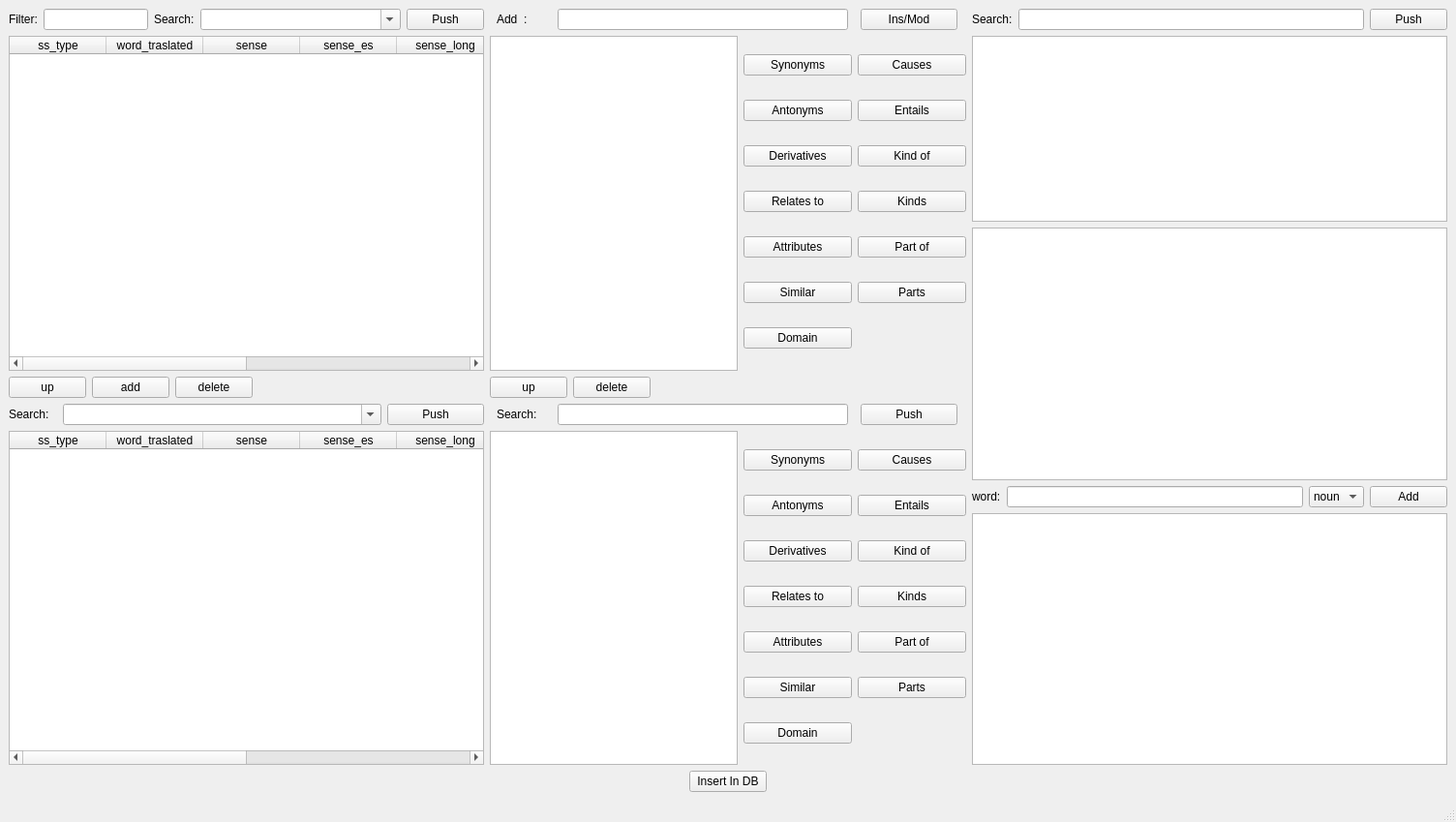
<?xml version="1.0" encoding="UTF-8"?>
<ui version="4.0">
 <class>MainWindow</class>
 <widget class="QMainWindow" name="MainWindow">
  <property name="geometry">
   <rect>
    <x>0</x>
    <y>0</y>
    <width>1504</width>
    <height>849</height>
   </rect>
  </property>
  <property name="windowTitle">
   <string>Wordnet-Editor</string>
  </property>
  <widget class="QWidget" name="centralwidget">
   <layout class="QGridLayout" name="gridLayout">
    <item row="0" column="0">
     <layout class="QHBoxLayout" name="horizontalLayout_26">
      <item>
       <layout class="QVBoxLayout" name="verticalLayout_7">
        <item>
         <layout class="QVBoxLayout" name="verticalLayout">
          <item>
           <layout class="QHBoxLayout" name="horizontalLayout_2">
            <item>
             <widget class="QLabel" name="label_2">
              <property name="minimumSize">
               <size>
                <width>0</width>
                <height>0</height>
               </size>
              </property>
              <property name="maximumSize">
               <size>
                <width>50</width>
                <height>16777215</height>
               </size>
              </property>
              <property name="text">
               <string>Filter:</string>
              </property>
             </widget>
            </item>
            <item>
             <widget class="QLineEdit" name="lineEdit_4">
              <property name="sizePolicy">
               <sizepolicy hsizetype="Fixed" vsizetype="Fixed">
                <horstretch>0</horstretch>
                <verstretch>0</verstretch>
               </sizepolicy>
              </property>
             </widget>
            </item>
            <item>
             <widget class="QLabel" name="label_6">
              <property name="text">
               <string>Search:</string>
              </property>
             </widget>
            </item>
            <item>
             <widget class="QComboBox" name="comboBox_2">
              <property name="enabled">
               <bool>true</bool>
              </property>
              <property name="sizePolicy">
               <sizepolicy hsizetype="Expanding" vsizetype="Fixed">
                <horstretch>0</horstretch>
                <verstretch>0</verstretch>
               </sizepolicy>
              </property>
              <property name="editable">
               <bool>true</bool>
              </property>
             </widget>
            </item>
            <item>
             <widget class="QPushButton" name="pushButton_2">
              <property name="maximumSize">
               <size>
                <width>100</width>
                <height>16777215</height>
               </size>
              </property>
              <property name="text">
               <string>Push</string>
              </property>
             </widget>
            </item>
           </layout>
          </item>
          <item>
           <widget class="QTableWidget" name="tableWidget">
            <property name="sizePolicy">
             <sizepolicy hsizetype="Expanding" vsizetype="Expanding">
              <horstretch>8</horstretch>
              <verstretch>12</verstretch>
             </sizepolicy>
            </property>
            <property name="minimumSize">
             <size>
              <width>0</width>
              <height>10</height>
             </size>
            </property>
            <property name="gridStyle">
             <enum>Qt::DashDotLine</enum>
            </property>
            <column>
             <property name="text">
              <string>ss_type</string>
             </property>
            </column>
            <column>
             <property name="text">
              <string>word_traslated</string>
             </property>
            </column>
            <column>
             <property name="text">
              <string>sense</string>
             </property>
            </column>
            <column>
             <property name="text">
              <string>sense_es</string>
             </property>
            </column>
            <column>
             <property name="text">
              <string>sense_long</string>
             </property>
            </column>
            <column>
             <property name="text">
              <string>sense_long_es</string>
             </property>
            </column>
            <column>
             <property name="text">
              <string>gloss</string>
             </property>
            </column>
            <column>
             <property name="text">
              <string>gloss_es</string>
             </property>
            </column>
           </widget>
          </item>
         </layout>
        </item>
        <item>
         <layout class="QHBoxLayout" name="horizontalLayout_4">
          <item>
           <widget class="QPushButton" name="pushButton_4">
            <property name="maximumSize">
             <size>
              <width>100</width>
              <height>16777215</height>
             </size>
            </property>
            <property name="text">
             <string>up</string>
            </property>
           </widget>
          </item>
          <item>
           <widget class="QPushButton" name="pushButton_5">
            <property name="maximumSize">
             <size>
              <width>100</width>
              <height>16777215</height>
             </size>
            </property>
            <property name="text">
             <string>add</string>
            </property>
           </widget>
          </item>
          <item>
           <widget class="QPushButton" name="pushButton_6">
            <property name="maximumSize">
             <size>
              <width>100</width>
              <height>16777215</height>
             </size>
            </property>
            <property name="text">
             <string>delete</string>
            </property>
           </widget>
          </item>
          <item>
           <spacer name="horizontalSpacer">
            <property name="orientation">
             <enum>Qt::Horizontal</enum>
            </property>
            <property name="sizeHint" stdset="0">
             <size>
              <width>40</width>
              <height>20</height>
             </size>
            </property>
           </spacer>
          </item>
         </layout>
        </item>
        <item>
         <layout class="QGridLayout" name="gridLayout_2">
          <item row="0" column="0">
           <layout class="QHBoxLayout" name="horizontalLayout_3">
            <item>
             <widget class="QLabel" name="label_3">
              <property name="maximumSize">
               <size>
                <width>50</width>
                <height>16777215</height>
               </size>
              </property>
              <property name="text">
               <string>Search:</string>
              </property>
             </widget>
            </item>
            <item>
             <widget class="QComboBox" name="comboBox_3">
              <property name="enabled">
               <bool>true</bool>
              </property>
              <property name="editable">
               <bool>true</bool>
              </property>
             </widget>
            </item>
            <item>
             <widget class="QPushButton" name="pushButton_3">
              <property name="maximumSize">
               <size>
                <width>100</width>
                <height>16777215</height>
               </size>
              </property>
              <property name="text">
               <string>Push</string>
              </property>
             </widget>
            </item>
           </layout>
          </item>
          <item row="1" column="0">
           <widget class="QTableWidget" name="tableWidget_2">
            <property name="sizePolicy">
             <sizepolicy hsizetype="Expanding" vsizetype="Expanding">
              <horstretch>8</horstretch>
              <verstretch>12</verstretch>
             </sizepolicy>
            </property>
            <property name="minimumSize">
             <size>
              <width>0</width>
              <height>10</height>
             </size>
            </property>
            <property name="gridStyle">
             <enum>Qt::DashDotLine</enum>
            </property>
            <column>
             <property name="text">
              <string>ss_type</string>
             </property>
            </column>
            <column>
             <property name="text">
              <string>word_traslated</string>
             </property>
            </column>
            <column>
             <property name="text">
              <string>sense</string>
             </property>
            </column>
            <column>
             <property name="text">
              <string>sense_es</string>
             </property>
            </column>
            <column>
             <property name="text">
              <string>sense_long</string>
             </property>
            </column>
            <column>
             <property name="text">
              <string>sense_long_es</string>
             </property>
            </column>
            <column>
             <property name="text">
              <string>gloss</string>
             </property>
            </column>
            <column>
             <property name="text">
              <string>gloss_es</string>
             </property>
            </column>
           </widget>
          </item>
         </layout>
        </item>
       </layout>
      </item>
      <item>
       <layout class="QVBoxLayout" name="verticalLayout_6">
        <item>
         <layout class="QVBoxLayout" name="verticalLayout_3">
          <item>
           <layout class="QHBoxLayout" name="horizontalLayout_6">
            <item>
             <widget class="QLabel" name="label_4">
              <property name="maximumSize">
               <size>
                <width>50</width>
                <height>16777215</height>
               </size>
              </property>
              <property name="text">
               <string>Add  : </string>
              </property>
             </widget>
            </item>
            <item>
             <widget class="QLineEdit" name="lineEdit">
              <property name="maximumSize">
               <size>
                <width>300</width>
                <height>16777215</height>
               </size>
              </property>
             </widget>
            </item>
            <item>
             <widget class="QPushButton" name="pushButton_7">
              <property name="maximumSize">
               <size>
                <width>100</width>
                <height>16777215</height>
               </size>
              </property>
              <property name="text">
               <string>Ins/Mod</string>
              </property>
             </widget>
            </item>
           </layout>
          </item>
          <item>
           <layout class="QHBoxLayout" name="horizontalLayout_5">
            <item>
             <widget class="QListWidget" name="listWidget">
              <property name="sizePolicy">
               <sizepolicy hsizetype="Fixed" vsizetype="Expanding">
                <horstretch>0</horstretch>
                <verstretch>0</verstretch>
               </sizepolicy>
              </property>
             </widget>
            </item>
            <item>
             <layout class="QVBoxLayout" name="verticalLayout_2">
              <item>
               <layout class="QHBoxLayout" name="horizontalLayout_8">
                <item>
                 <widget class="QPushButton" name="pushButton_9">
                  <property name="maximumSize">
                   <size>
                    <width>120</width>
                    <height>16777215</height>
                   </size>
                  </property>
                  <property name="text">
                   <string>Synonyms</string>
                  </property>
                 </widget>
                </item>
                <item>
                 <widget class="QPushButton" name="pushButton_16">
                  <property name="maximumSize">
                   <size>
                    <width>120</width>
                    <height>16777215</height>
                   </size>
                  </property>
                  <property name="text">
                   <string>Causes</string>
                  </property>
                 </widget>
                </item>
               </layout>
              </item>
              <item>
               <layout class="QHBoxLayout" name="horizontalLayout_9">
                <item>
                 <widget class="QPushButton" name="pushButton_10">
                  <property name="maximumSize">
                   <size>
                    <width>120</width>
                    <height>16777215</height>
                   </size>
                  </property>
                  <property name="text">
                   <string>Antonyms</string>
                  </property>
                 </widget>
                </item>
                <item>
                 <widget class="QPushButton" name="pushButton_17">
                  <property name="maximumSize">
                   <size>
                    <width>120</width>
                    <height>16777215</height>
                   </size>
                  </property>
                  <property name="text">
                   <string>Entails</string>
                  </property>
                 </widget>
                </item>
               </layout>
              </item>
              <item>
               <layout class="QHBoxLayout" name="horizontalLayout_10">
                <item>
                 <widget class="QPushButton" name="pushButton_11">
                  <property name="maximumSize">
                   <size>
                    <width>120</width>
                    <height>16777215</height>
                   </size>
                  </property>
                  <property name="text">
                   <string>Derivatives</string>
                  </property>
                 </widget>
                </item>
                <item>
                 <widget class="QPushButton" name="pushButton_18">
                  <property name="maximumSize">
                   <size>
                    <width>120</width>
                    <height>16777215</height>
                   </size>
                  </property>
                  <property name="text">
                   <string>Kind of</string>
                  </property>
                 </widget>
                </item>
               </layout>
              </item>
              <item>
               <layout class="QHBoxLayout" name="horizontalLayout_11">
                <item>
                 <widget class="QPushButton" name="pushButton_12">
                  <property name="maximumSize">
                   <size>
                    <width>120</width>
                    <height>16777215</height>
                   </size>
                  </property>
                  <property name="text">
                   <string>Relates to</string>
                  </property>
                 </widget>
                </item>
                <item>
                 <widget class="QPushButton" name="pushButton_19">
                  <property name="maximumSize">
                   <size>
                    <width>120</width>
                    <height>16777215</height>
                   </size>
                  </property>
                  <property name="text">
                   <string>Kinds</string>
                  </property>
                 </widget>
                </item>
               </layout>
              </item>
              <item>
               <layout class="QHBoxLayout" name="horizontalLayout_12">
                <item>
                 <widget class="QPushButton" name="pushButton_13">
                  <property name="maximumSize">
                   <size>
                    <width>120</width>
                    <height>16777215</height>
                   </size>
                  </property>
                  <property name="text">
                   <string>Attributes</string>
                  </property>
                 </widget>
                </item>
                <item>
                 <widget class="QPushButton" name="pushButton_23">
                  <property name="maximumSize">
                   <size>
                    <width>120</width>
                    <height>16777215</height>
                   </size>
                  </property>
                  <property name="text">
                   <string>Part of</string>
                  </property>
                 </widget>
                </item>
               </layout>
              </item>
              <item>
               <layout class="QHBoxLayout" name="horizontalLayout_13">
                <item>
                 <widget class="QPushButton" name="pushButton_14">
                  <property name="maximumSize">
                   <size>
                    <width>120</width>
                    <height>16777215</height>
                   </size>
                  </property>
                  <property name="text">
                   <string>Similar</string>
                  </property>
                 </widget>
                </item>
                <item>
                 <widget class="QPushButton" name="pushButton_24">
                  <property name="maximumSize">
                   <size>
                    <width>120</width>
                    <height>16777215</height>
                   </size>
                  </property>
                  <property name="text">
                   <string>Parts</string>
                  </property>
                 </widget>
                </item>
               </layout>
              </item>
              <item>
               <layout class="QHBoxLayout" name="horizontalLayout_14">
                <item>
                 <widget class="QPushButton" name="pushButton_15">
                  <property name="maximumSize">
                   <size>
                    <width>120</width>
                    <height>16777215</height>
                   </size>
                  </property>
                  <property name="text">
                   <string>Domain</string>
                  </property>
                 </widget>
                </item>
                <item>
                 <widget class="QPushButton" name="pushButton_38">
                  <property name="enabled">
                   <bool>false</bool>
                  </property>
                  <property name="maximumSize">
                   <size>
                    <width>150</width>
                    <height>16777215</height>
                   </size>
                  </property>
                  <property name="text">
                   <string/>
                  </property>
                  <property name="flat">
                   <bool>true</bool>
                  </property>
                 </widget>
                </item>
               </layout>
              </item>
             </layout>
            </item>
           </layout>
          </item>
         </layout>
        </item>
        <item>
         <layout class="QHBoxLayout" name="horizontalLayout_7">
          <item>
           <widget class="QPushButton" name="pushButton_20">
            <property name="maximumSize">
             <size>
              <width>100</width>
              <height>16777215</height>
             </size>
            </property>
            <property name="text">
             <string>up</string>
            </property>
           </widget>
          </item>
          <item>
           <widget class="QPushButton" name="pushButton_22">
            <property name="maximumSize">
             <size>
              <width>100</width>
              <height>16777215</height>
             </size>
            </property>
            <property name="text">
             <string>delete</string>
            </property>
           </widget>
          </item>
          <item>
           <spacer name="horizontalSpacer_2">
            <property name="orientation">
             <enum>Qt::Horizontal</enum>
            </property>
            <property name="sizeHint" stdset="0">
             <size>
              <width>40</width>
              <height>20</height>
             </size>
            </property>
           </spacer>
          </item>
         </layout>
        </item>
        <item>
         <layout class="QVBoxLayout" name="verticalLayout_4">
          <item>
           <layout class="QHBoxLayout" name="horizontalLayout_16">
            <item>
             <widget class="QLabel" name="label_5">
              <property name="maximumSize">
               <size>
                <width>50</width>
                <height>16777215</height>
               </size>
              </property>
              <property name="text">
               <string>Search: </string>
              </property>
             </widget>
            </item>
            <item>
             <widget class="QLineEdit" name="lineEdit_2">
              <property name="maximumSize">
               <size>
                <width>300</width>
                <height>16777215</height>
               </size>
              </property>
             </widget>
            </item>
            <item>
             <widget class="QPushButton" name="pushButton_8">
              <property name="maximumSize">
               <size>
                <width>100</width>
                <height>16777215</height>
               </size>
              </property>
              <property name="text">
               <string>Push</string>
              </property>
             </widget>
            </item>
           </layout>
          </item>
          <item>
           <layout class="QHBoxLayout" name="horizontalLayout_15">
            <item>
             <widget class="QListWidget" name="listWidget_2">
              <property name="sizePolicy">
               <sizepolicy hsizetype="Fixed" vsizetype="Expanding">
                <horstretch>0</horstretch>
                <verstretch>0</verstretch>
               </sizepolicy>
              </property>
             </widget>
            </item>
            <item>
             <layout class="QVBoxLayout" name="verticalLayout_5">
              <item>
               <layout class="QHBoxLayout" name="horizontalLayout_18">
                <item>
                 <widget class="QPushButton" name="pushButton_25">
                  <property name="maximumSize">
                   <size>
                    <width>120</width>
                    <height>16777215</height>
                   </size>
                  </property>
                  <property name="text">
                   <string>Synonyms</string>
                  </property>
                 </widget>
                </item>
                <item>
                 <widget class="QPushButton" name="pushButton_26">
                  <property name="maximumSize">
                   <size>
                    <width>120</width>
                    <height>16777215</height>
                   </size>
                  </property>
                  <property name="text">
                   <string>Causes</string>
                  </property>
                 </widget>
                </item>
               </layout>
              </item>
              <item>
               <layout class="QHBoxLayout" name="horizontalLayout_19">
                <item>
                 <widget class="QPushButton" name="pushButton_27">
                  <property name="maximumSize">
                   <size>
                    <width>120</width>
                    <height>16777215</height>
                   </size>
                  </property>
                  <property name="text">
                   <string>Antonyms</string>
                  </property>
                 </widget>
                </item>
                <item>
                 <widget class="QPushButton" name="pushButton_28">
                  <property name="maximumSize">
                   <size>
                    <width>120</width>
                    <height>16777215</height>
                   </size>
                  </property>
                  <property name="text">
                   <string>Entails</string>
                  </property>
                 </widget>
                </item>
               </layout>
              </item>
              <item>
               <layout class="QHBoxLayout" name="horizontalLayout_20">
                <item>
                 <widget class="QPushButton" name="pushButton_29">
                  <property name="maximumSize">
                   <size>
                    <width>120</width>
                    <height>16777215</height>
                   </size>
                  </property>
                  <property name="text">
                   <string>Derivatives</string>
                  </property>
                 </widget>
                </item>
                <item>
                 <widget class="QPushButton" name="pushButton_30">
                  <property name="maximumSize">
                   <size>
                    <width>120</width>
                    <height>16777215</height>
                   </size>
                  </property>
                  <property name="text">
                   <string>Kind of</string>
                  </property>
                 </widget>
                </item>
               </layout>
              </item>
              <item>
               <layout class="QHBoxLayout" name="horizontalLayout_21">
                <item>
                 <widget class="QPushButton" name="pushButton_31">
                  <property name="maximumSize">
                   <size>
                    <width>120</width>
                    <height>16777215</height>
                   </size>
                  </property>
                  <property name="text">
                   <string>Relates to</string>
                  </property>
                 </widget>
                </item>
                <item>
                 <widget class="QPushButton" name="pushButton_32">
                  <property name="maximumSize">
                   <size>
                    <width>120</width>
                    <height>16777215</height>
                   </size>
                  </property>
                  <property name="text">
                   <string>Kinds</string>
                  </property>
                 </widget>
                </item>
               </layout>
              </item>
              <item>
               <layout class="QHBoxLayout" name="horizontalLayout_22">
                <item>
                 <widget class="QPushButton" name="pushButton_33">
                  <property name="maximumSize">
                   <size>
                    <width>120</width>
                    <height>16777215</height>
                   </size>
                  </property>
                  <property name="text">
                   <string>Attributes</string>
                  </property>
                 </widget>
                </item>
                <item>
                 <widget class="QPushButton" name="pushButton_34">
                  <property name="maximumSize">
                   <size>
                    <width>120</width>
                    <height>16777215</height>
                   </size>
                  </property>
                  <property name="text">
                   <string>Part of</string>
                  </property>
                 </widget>
                </item>
               </layout>
              </item>
              <item>
               <layout class="QHBoxLayout" name="horizontalLayout_23">
                <item>
                 <widget class="QPushButton" name="pushButton_35">
                  <property name="maximumSize">
                   <size>
                    <width>120</width>
                    <height>16777215</height>
                   </size>
                  </property>
                  <property name="text">
                   <string>Similar</string>
                  </property>
                 </widget>
                </item>
                <item>
                 <widget class="QPushButton" name="pushButton_36">
                  <property name="maximumSize">
                   <size>
                    <width>120</width>
                    <height>16777215</height>
                   </size>
                  </property>
                  <property name="text">
                   <string>Parts</string>
                  </property>
                 </widget>
                </item>
               </layout>
              </item>
              <item>
               <layout class="QHBoxLayout" name="horizontalLayout_24">
                <item>
                 <widget class="QPushButton" name="pushButton_37">
                  <property name="maximumSize">
                   <size>
                    <width>120</width>
                    <height>16777215</height>
                   </size>
                  </property>
                  <property name="text">
                   <string>Domain</string>
                  </property>
                 </widget>
                </item>
                <item>
                 <widget class="QPushButton" name="pushButton_39">
                  <property name="enabled">
                   <bool>false</bool>
                  </property>
                  <property name="maximumSize">
                   <size>
                    <width>150</width>
                    <height>16777215</height>
                   </size>
                  </property>
                  <property name="text">
                   <string/>
                  </property>
                  <property name="flat">
                   <bool>true</bool>
                  </property>
                 </widget>
                </item>
               </layout>
              </item>
             </layout>
            </item>
           </layout>
          </item>
         </layout>
        </item>
       </layout>
      </item>
      <item>
       <layout class="QVBoxLayout" name="verticalLayout_8">
        <item>
         <layout class="QHBoxLayout" name="horizontalLayout">
          <item>
           <widget class="QLabel" name="label">
            <property name="text">
             <string>Search:</string>
            </property>
           </widget>
          </item>
          <item>
           <widget class="QLineEdit" name="lineEdit_3"/>
          </item>
          <item>
           <widget class="QPushButton" name="pushButton">
            <property name="text">
             <string>Push</string>
            </property>
           </widget>
          </item>
         </layout>
        </item>
        <item>
         <widget class="QListWidget" name="listWidget_3">
          <property name="sizePolicy">
           <sizepolicy hsizetype="Expanding" vsizetype="Fixed">
            <horstretch>0</horstretch>
            <verstretch>0</verstretch>
           </sizepolicy>
          </property>
         </widget>
        </item>
        <item>
         <widget class="QTextEdit" name="textEdit"/>
        </item>
        <item>
         <layout class="QHBoxLayout" name="horizontalLayout_17">
          <item>
           <widget class="QLabel" name="label_7">
            <property name="text">
             <string>word:</string>
            </property>
           </widget>
          </item>
          <item>
           <widget class="QLineEdit" name="lineEdit_5"/>
          </item>
          <item>
           <widget class="QComboBox" name="comboBox">
            <item>
             <property name="text">
              <string>noun</string>
             </property>
            </item>
            <item>
             <property name="text">
              <string>verb</string>
             </property>
            </item>
            <item>
             <property name="text">
              <string>adj</string>
             </property>
            </item>
            <item>
             <property name="text">
              <string>adv</string>
             </property>
            </item>
           </widget>
          </item>
          <item>
           <widget class="QPushButton" name="pushButton_42">
            <property name="text">
             <string>Add</string>
            </property>
           </widget>
          </item>
         </layout>
        </item>
        <item>
         <widget class="QListWidget" name="listWidget_4">
          <property name="sizePolicy">
           <sizepolicy hsizetype="Expanding" vsizetype="Expanding">
            <horstretch>0</horstretch>
            <verstretch>0</verstretch>
           </sizepolicy>
          </property>
         </widget>
        </item>
       </layout>
      </item>
     </layout>
    </item>
    <item row="1" column="0">
     <layout class="QHBoxLayout" name="horizontalLayout_25">
      <item>
       <spacer name="horizontalSpacer_5">
        <property name="orientation">
         <enum>Qt::Horizontal</enum>
        </property>
        <property name="sizeHint" stdset="0">
         <size>
          <width>40</width>
          <height>20</height>
         </size>
        </property>
       </spacer>
      </item>
      <item>
       <widget class="QPushButton" name="pushButton_40">
        <property name="text">
         <string>Insert In DB</string>
        </property>
       </widget>
      </item>
      <item>
       <spacer name="horizontalSpacer_6">
        <property name="orientation">
         <enum>Qt::Horizontal</enum>
        </property>
        <property name="sizeHint" stdset="0">
         <size>
          <width>40</width>
          <height>20</height>
         </size>
        </property>
       </spacer>
      </item>
     </layout>
    </item>
   </layout>
  </widget>
  <widget class="QMenuBar" name="menubar">
   <property name="geometry">
    <rect>
     <x>0</x>
     <y>0</y>
     <width>1504</width>
     <height>20</height>
    </rect>
   </property>
  </widget>
  <widget class="QStatusBar" name="statusbar"/>
 </widget>
 <resources/>
 <connections/>
</ui>
